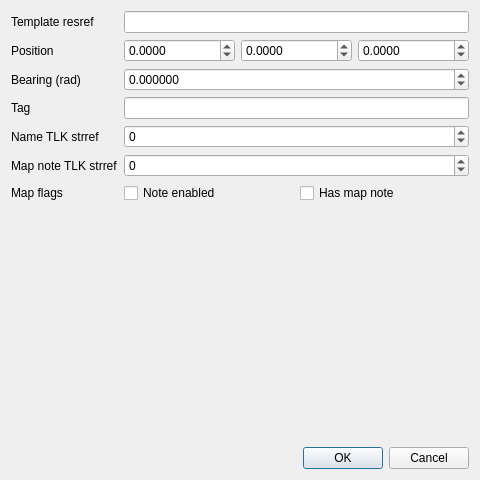
<?xml version="1.0" encoding="UTF-8"?>
<ui version="4.0">
 <class>Dialog</class>
 <widget class="QDialog" name="Dialog">
  <property name="geometry">
   <rect><x>0</x><y>0</y><width>480</width><height>480</height></rect>
  </property>
  <property name="windowTitle"><string>Waypoint instance</string></property>
  <layout class="QVBoxLayout" name="verticalLayout">
   <item>
    <layout class="QFormLayout" name="formLayout">
     <item row="0" column="0"><widget class="QLabel" name="labelResref"><property name="text"><string>Template resref</string></property></widget></item>
     <item row="0" column="1"><widget class="QLineEdit" name="resrefEdit"><property name="maxLength"><number>16</number></property></widget></item>
     <item row="1" column="0"><widget class="QLabel" name="labelPos"><property name="text"><string>Position</string></property></widget></item>
     <item row="1" column="1">
      <layout class="QHBoxLayout" name="posLayout">
       <item><widget class="QDoubleSpinBox" name="xPosSpin"><property name="minimum"><double>-1000000</double></property><property name="maximum"><double>1000000</double></property><property name="decimals"><number>4</number></property></widget></item>
       <item><widget class="QDoubleSpinBox" name="yPosSpin"><property name="minimum"><double>-1000000</double></property><property name="maximum"><double>1000000</double></property><property name="decimals"><number>4</number></property></widget></item>
       <item><widget class="QDoubleSpinBox" name="zPosSpin"><property name="minimum"><double>-1000000</double></property><property name="maximum"><double>1000000</double></property><property name="decimals"><number>4</number></property></widget></item>
      </layout>
     </item>
     <item row="2" column="0"><widget class="QLabel" name="labelBearing"><property name="text"><string>Bearing (rad)</string></property></widget></item>
     <item row="2" column="1"><widget class="QDoubleSpinBox" name="bearingSpin"><property name="minimum"><double>-100</double></property><property name="maximum"><double>100</double></property><property name="decimals"><number>6</number></property></widget></item>
     <item row="3" column="0"><widget class="QLabel" name="labelTag"><property name="text"><string>Tag</string></property></widget></item>
     <item row="3" column="1"><widget class="QLineEdit" name="tagEdit"/></item>
     <item row="4" column="0"><widget class="QLabel" name="labelName"><property name="text"><string>Name TLK strref</string></property></widget></item>
     <item row="4" column="1"><widget class="QSpinBox" name="nameStrRefSpin"><property name="minimum"><number>-1</number></property><property name="maximum"><number>2147483647</number></property></widget></item>
     <item row="5" column="0"><widget class="QLabel" name="labelMapNote"><property name="text"><string>Map note TLK strref</string></property></widget></item>
     <item row="5" column="1"><widget class="QSpinBox" name="mapNoteStrRefSpin"><property name="minimum"><number>-1</number></property><property name="maximum"><number>2147483647</number></property></widget></item>
     <item row="6" column="0"><widget class="QLabel" name="labelMapEn"><property name="text"><string>Map flags</string></property></widget></item>
     <item row="6" column="1">
      <layout class="QHBoxLayout" name="mapFlagsLayout">
       <item><widget class="QCheckBox" name="mapNoteEnabledCheck"><property name="text"><string>Note enabled</string></property></widget></item>
       <item><widget class="QCheckBox" name="hasMapNoteCheck"><property name="text"><string>Has map note</string></property></widget></item>
      </layout>
     </item>
    </layout>
   </item>
   <item><widget class="QDialogButtonBox" name="buttonBox"><property name="orientation"><enum>Qt::Horizontal</enum></property><property name="standardButtons"><set>QDialogButtonBox::Cancel|QDialogButtonBox::Ok</set></property></widget></item>
  </layout>
 </widget>
 <resources/>
 <connections>
  <connection><sender>buttonBox</sender><signal>accepted()</signal><receiver>Dialog</receiver><slot>accept()</slot></connection>
  <connection><sender>buttonBox</sender><signal>rejected()</signal><receiver>Dialog</receiver><slot>reject()</slot></connection>
 </connections>
</ui>
